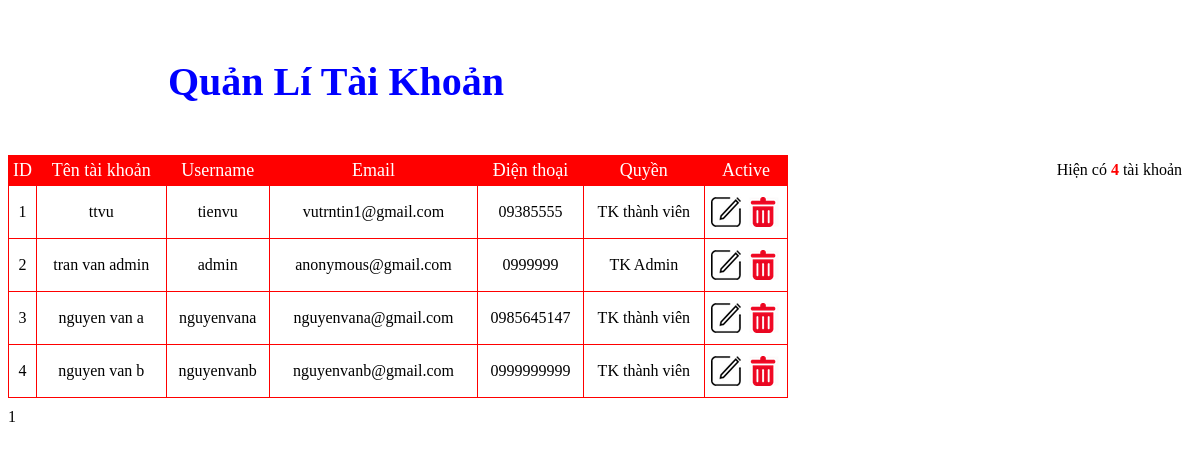
The page /admin/accounts.php on the database its author committed.
### tables this page shows
CREATE TABLE IF NOT EXISTS `nguoidung` (
`idnd` int(11) NOT NULL,
  `tennd` varchar(255) NOT NULL,
  `username` varchar(50) NOT NULL,
  `password` varchar(50) NOT NULL,
  `ngaysinh` date NOT NULL,
  `gioitinh` varchar(10) NOT NULL,
  `email` varchar(255) NOT NULL,
  `dienthoai` int(11) NOT NULL,
  `diachi` varchar(255) NOT NULL,
  `ngaydangky` date NOT NULL,
  `phanquyen` int(11) NOT NULL
);

### admin/accounts.php (the view, shortened to what this page needs)
<link rel="stylesheet" href="css/hienthi_sp.css">
<?php
	include ('../include/connect.php');
    $select = "select * from nguoidung ";
    $query = mysqli_query($conn,$select);
    $dem = mysqli_num_rows($query);
?>
<div class="quanlysp">
	<h3>Quản Lí Tài Khoản</h3>
	<p> Hiện có <font color=red><b><?php echo $dem ?></b></font> tài khoản</p>
</div>
<table>
    <tr class='tieude_hienthi_sp'>
        <td>ID</td>
        <td>Tên tài khoản</td>
        <td>Username</td>
        <td>Email</td>
        <td>Điện thoại</td>
        <td>Quyền</td>
        <td style="width:80px;">Active</td>
    </tr>
    <?php
		if(!isset($_GET['page'])){
		$page = 1;
		} else {
		$page = $_GET['page'];
		}
		$max_results = 10;
		$from = (($page * $max_results) - $max_results);
		$sql = mysqli_query($conn,"SELECT * FROM nguoidung LIMIT $from, $max_results");
    if($dem > 0)
        while ($bien = mysqli_fetch_assoc($sql))
        {
?>
            <tr class='noidung_hienthi_sp'>
                <td class="masp_hienthi_sp"><?php  echo $bien['idnd'] ?></td>
                <td class="stt_hienthi_sp"><?php echo $bien['tennd'] ?></td>
                <td class="img_hienthi_sp"> <?php echo $bien['username'] ?>  </td>
				<td class="sl_hienthi_sp"><?php echo $bien['email'] ?></td>
				<td class="sl_hienthi_sp">0<?php echo $bien['dienthoai'] ?></td>
				<td class="sl_hienthi_sp"><?php
					if($bien['phanquyen']==0)
						echo "TK Admin";
					else
						echo "TK thành viên";
				?></td>
                <td class="active_hienthi_sp">
                    <a href='?admin=suand&idnd=<?php echo $bien['idnd'] ?>'><img src="img/edit.png" title="Sửa"></a>
					<?php echo "<p onclick = 'checkdel({$bien['idnd'] })' ><img src='img/delete.png' title='Xóa' class='delete'></p>" ?>
                </td>
            </tr>
<?php
    }
    else echo "<tr><td colspan='6'>Không có khách hàng</td></tr>";
?>
</table>
	<div id="phantrang_sp">
	<?php
			$total_results = $dem;
			$total_pages = ceil($total_results / $max_results);
			for($i = 1; $i <= $total_pages; $i++){
			if(($page) == $i){
			echo "$i&nbsp;";
			} else {
			echo "<a href=\"".$_SERVER['PHP_SELF']."?admin=showaccounts&page=$i\"><button class='so'>$i</button></a>&nbsp;";
			}
			}
	?>
	</div>

### admin/css/hienthi_sp.css (style rules this page uses)
.quanlysp { padding:10px 10px; }
.quanlysp h3 { font-size:40px; padding-left:150px; color:blue; }
.quanlysp p { float:right; }
table { text-align:center; width:780px; height:auto; border-collapse:collapse; }
tr td { border:1px solid red; }
tr.tieude_hienthi_sp td { color:white; background:red ; height:30px; font-size:18px; }
#phantrang_sp { float:left; padding-top:10px; }
.active_hienthi_sp a { float:left; margin-left:5px; padding:10px 0px; }
.active_hienthi_sp p { cursor:pointer; padding:10px 0px; }

### rows shown on the page
nguoidung: idnd "1", tennd "ttvu", username "tienvu", email "vutrntin1@gmail.com", dienthoai "9385555", phanquyen "TK thành viên"
nguoidung: idnd "2", tennd "tran van admin", username "admin", email "anonymous@gmail.com", dienthoai "999999", phanquyen "TK Admin"
nguoidung: idnd "3", tennd "nguyen van a", username "nguyenvana", email "nguyenvana@gmail.com", dienthoai "985645147", phanquyen "TK thành viên"
nguoidung: idnd "4", tennd "nguyen van b", username "nguyenvanb", email "nguyenvanb@gmail.com", dienthoai "999999999", phanquyen "TK thành viên"

### other values the page prints
$dem "4"
